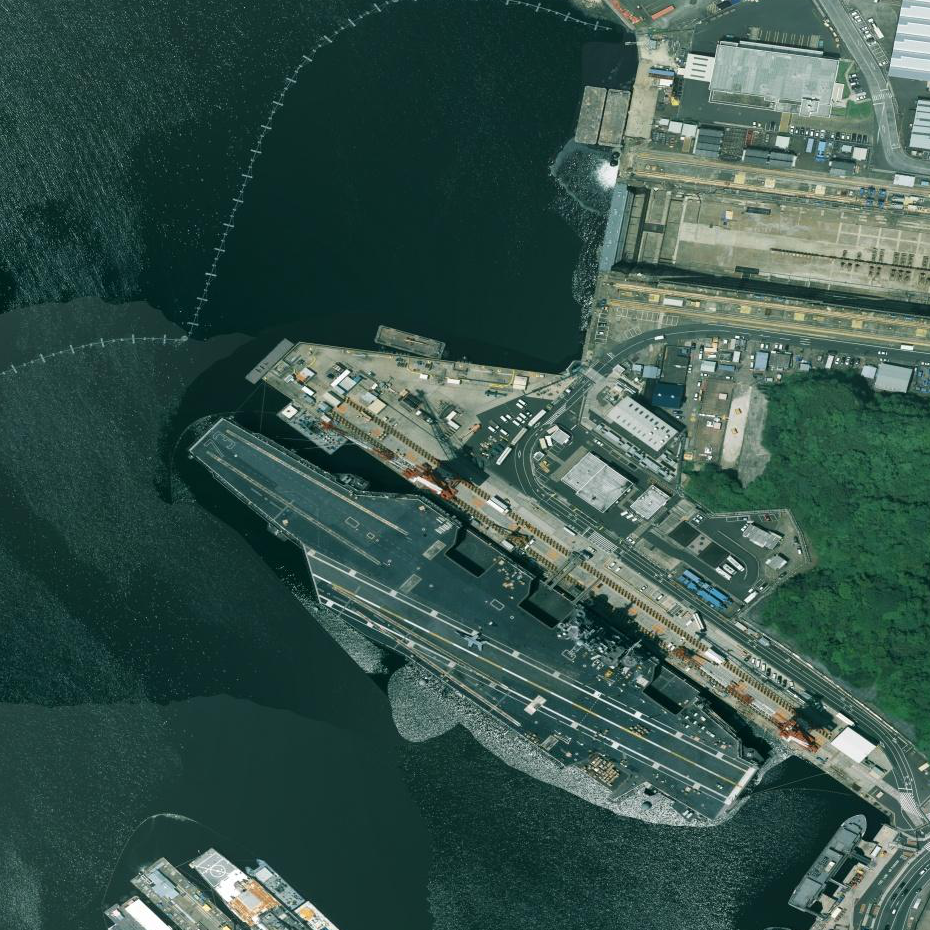
#> input picture raster_data/imageset/000003.bmp, 930 x 930 px; its folder holds only this picture in this run
$ jupyter execute get_raster.ipynb
#> lines starting #> are read from the running program, lines starting #| are printed output that depends on the picture
[cell 1]
import pandas as pd
import cv2
from matplotlib import pyplot as plt
import numpy as np
import numpy.fft as fft
import os
from PIL import Image
from math import log10, sqrt

# 경로 설정

[cell 2]
# image 경로
path = 'C:/Users/inbum/OneDrive - 충남대학교/workspace/sia/sia_inbum/raster_data/imageset'
file = os.listdir(path)

number_file = len(file)

## DataFrame 만들기

coulums = 이름,파일형식, 높이, 너비, 채널 수, size, RGB 제일많은 값, 히스토그램 모양분류,  SNR,MTF, alliasing, histogram properties

[cell 3]
name_list = []
file_shape_list = []

def base_img(img_path):
    for i in range(number_file):
        file_shape = file[i].split('.')[-1]
        m = '.' + file_shape
        img_name = file[i].replace(m,'')
        name_list.append(img_name)
        file_shape_list.append(file_shape)

[cell 4]
height_list = []
width_list = []
channel_num_list =[]
size_list = []
hsv_list = []
a= []

def shape_img(img_path):
    for i in range(number_file) :
        img_num = file[i]
        img = path + '/' + img_num

        img_array = np.fromfile(img, np.uint8)
        image = cv2.imdecode(img_array,cv2.IMREAD_COLOR)
        image_rgb = cv2.cvtColor(image, cv2.COLOR_BGR2RGB)
        image_hsv = cv2.cvtColor(image, cv2.COLOR_BGR2HSV)


        height = image_rgb.shape[0]
        width = image_rgb.shape[1]
        channel = image_rgb.shape[2]
        size = image_rgb.size


        height_list.append(height)
        width_list.append(width)
        channel_num_list.append(channel)
        size_list.append(size)
        hsv_list.append(image_hsv)

rgb 값의 제일 큰 값과 rgb 값의  max

[cell 5]
max_R = []
max_G = []
max_B = []
max_gray = []
max_rgb = []

def rgb_img(img_path):
    for i in range(number_file):

        img_num = file[i]
        img = path + '/' + img_num

        img_array = np.fromfile(img, np.uint8)
        image = cv2.imdecode(img_array,cv2.IMREAD_COLOR)
        image2 = cv2.imdecode(img_array,cv2.IMREAD_GRAYSCALE)
        image_rgb = cv2.cvtColor(image, cv2.COLOR_BGR2RGB)

        chans = cv2.split(image_rgb)
        colors = ('r', 'g', 'b')
        features = []
        feature_data = ''
        counter = 0
        for (chan, color) in zip(chans, colors):
            counter = counter + 1

            hist = cv2.calcHist([chan], [0], None, [256], [0, 256])

            # find the peak pixel values for R, G, and B
            elem = np.argmax(hist)

            if counter == 1:
                red = elem
                max_R.append(red)
            elif counter == 2:
                green = elem
                max_G.append(green)
            elif counter == 3:
                blue = elem
                max_B.append(blue)
        r = max_R[i]
        g = max_G[i]
        b = max_B[i]

        # = 일때 예외도 넣어줘야 하지만 일단은 pass
        if r >=g and r>= b :
            max_rgb.append('R')
        elif g >=r and g>= b :
            max_rgb.append('G')
        else :
            max_rgb.append('B')


        hist2 = cv2.calcHist([image2],[0],None,[256],[0,256])
        elem_2 = np.argmax(hist2)
        # elem_2 = str(elem_2)
        max_gray.append(elem_2)

[cell 6]
snr_gray_list = []  #비율이 높을수록 신호 품질이 좋음.? signal-to-noise ratio
snr_list = []
snr_r_list = []
snr_g_list = []
snr_b_list = []

def snr_img(img_path):
    for i in range(number_file):
        img_num = file[i]
        img = path + '/' + img_num

        img_array = np.fromfile(img, np.uint8)
        image = cv2.imdecode(img_array,cv2.IMREAD_GRAYSCALE)
        image_2 = cv2.imdecode(img_array,cv2.IMREAD_COLOR)
        image_rgb = cv2.cvtColor(image_2, cv2.COLOR_BGR2RGB)
        red = cv2.split(image_rgb)[0]
        green = cv2.split(image_rgb)[1]
        blue = cv2.split(image_rgb)[2]

        list_k = [image,image_rgb,red,green,blue]

        for i in range(5):
            mean = np.mean(list_k[i])
            noise = list_k[i] - mean
            snr = mean / np.std(noise)
            if i == 0:
                snr_gray_list.append(snr)
            elif i == 1 :
                snr_list.append(snr)
            elif i == 2 :
                snr_r_list.append(snr)
            elif i == 3 :
                snr_g_list.append(snr)
            else :
                snr_b_list.append(snr)

[cell 7]
brisque_score_list = [19.293083121983926, 52.966342084646925, 49.64789771515629, 48.927402917199146, 49.580929876794784, 62.45168011588984, 46.11765673531633, 32.716500791860284, 64.10846407838349, 34.3312923234042, 47.58046866693425, 68.57829860277403, -7.7157626291594, 49.14760131067575]
list_d = [28.00280246809588, 27.862985680232978, 27.85120335208798, 27.172505733488475, 27.38147441615313, 28.156756808574382, 30.211907734399386, 27.370223253296633, 28.97752301438063, 27.206360211276525, 27.545944708815657, 27.434677524504107, 27.826440058862232, 27.195788992045618]
list_me = [4,3,]

plt.plot(brisque_score_list, list_d, 'rs')
# plt.plot(brisque_score_list)
#livsm 경로가 get_raster.ipynb와 같은 폴더에 있어야함.
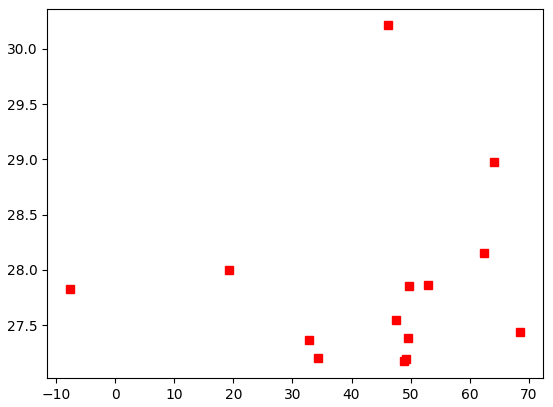
#> figure drawn by matplotlib, 1 panel

[cell 8]
base_img(path)
shape_img(path)
#> in shape_img, image is the input picture: shape (930, 930, 3); mean B, G, R 75.2, 83.2, 55.1
#> in shape_img, `image_hsv = cv2.cvtColor(image, cv2.COLOR_BGR2HSV)`: image_hsv: shape (930, 930, 3); mean H, S, V 79, 119.7, 83.5
rgb_img(path)
#> in rgb_img, `image2 = cv2.imdecode(img_array,cv2.IMREAD_GRAYSCALE)`:
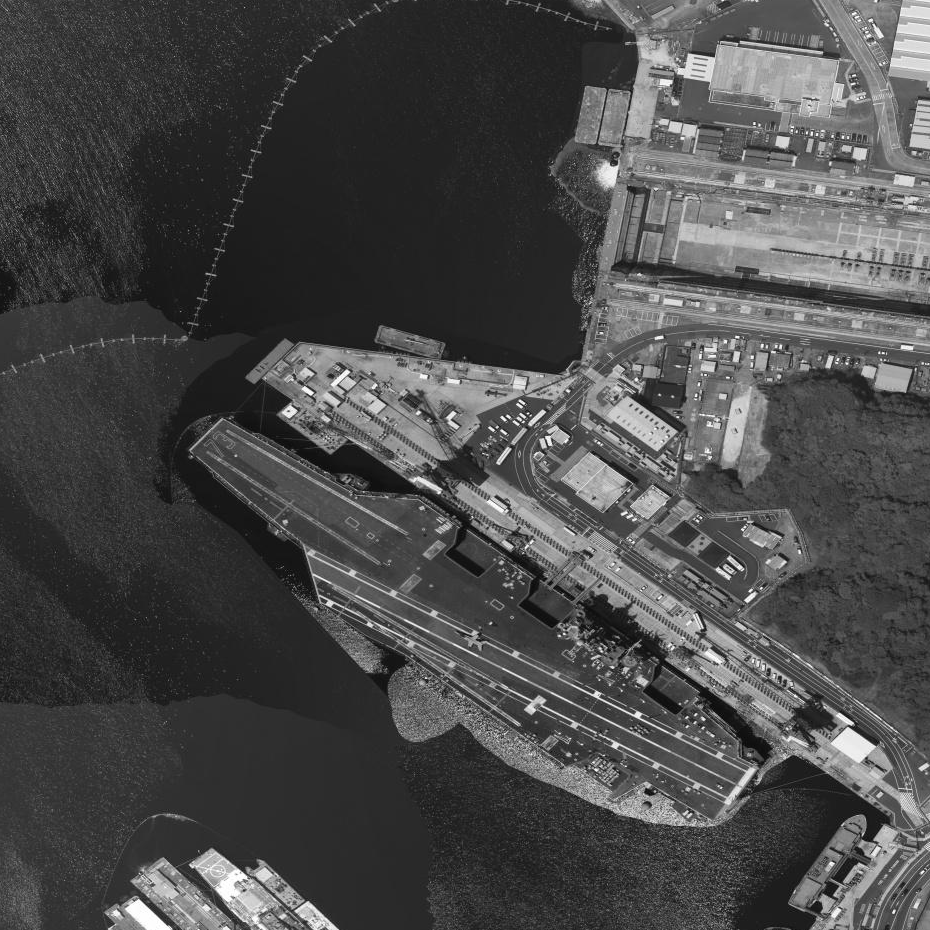
#> image2: shape (930, 930); min 4, max 255, mean 73.9
#> the loop in rgb_img, `for (chan, color) in zip(chans, colors):` made 3 passes
#> (color, elem, red) on pass 1: ('r', 13, 13)
#> (color, elem, green) on pass 2: ('g', 44, 44)
#> after the loop in rgb_img, `for (chan, color) in zip(chans, colors):`: counter = 3; max_B = [39]; max_G = [44]; max_R = [13]
#> in rgb_img, `r = max_R[i]`: r = 13
#> in rgb_img, `g = max_G[i]`: g = 44
#> in rgb_img, `b = max_B[i]`: b = 39
#> in rgb_img, `hist2 = cv2.calcHist([image2],[0],None,[256],[0,256])`: hist2 = 256 values, max 24206 at index 34, min 0 at index 0, mean 3378.5
#> in rgb_img, `elem_2 = np.argmax(hist2)`: elem_2 = 34
snr_img(path)
#> in snr_img, `red = cv2.split(image_rgb)[0]`:
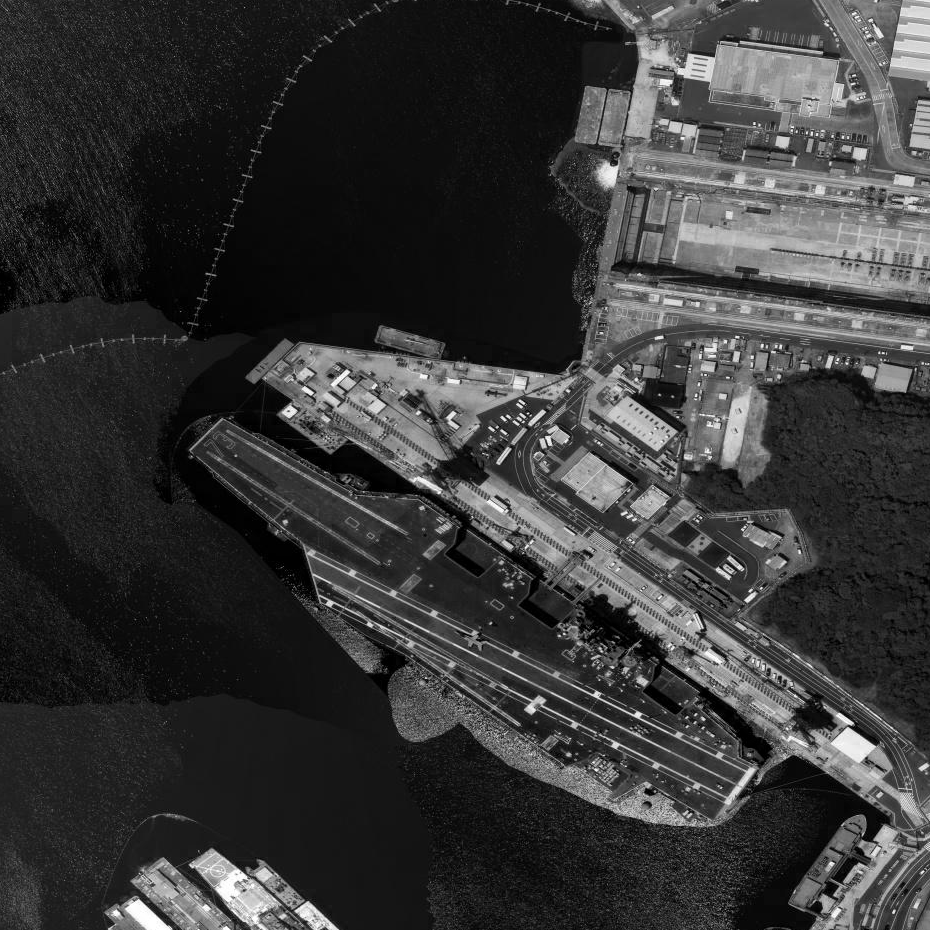
#> red: shape (930, 930); min 0, max 255, mean 55.1
#> in snr_img, `blue = cv2.split(image_rgb)[2]`:
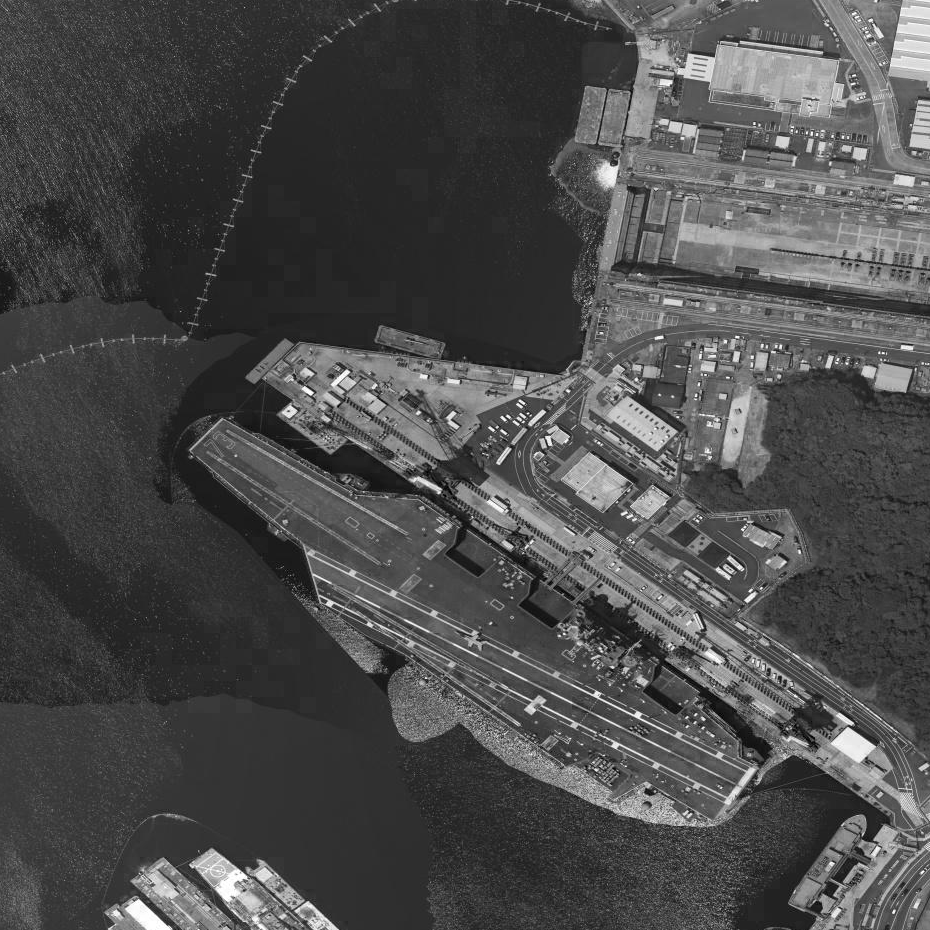
#> blue: shape (930, 930); min 0, max 255, mean 75.2
#> the loop in snr_img, `for i in range(5):` made 5 passes
#> (mean, snr) on passes 1 to 5: (73.88, 1.58), (71.16, 1.48), (55.08, 1.06), (83.22, 1.84), (75.19, 1.77)
#> pass 2, in snr_img, `noise = list_k[i] - mean`:
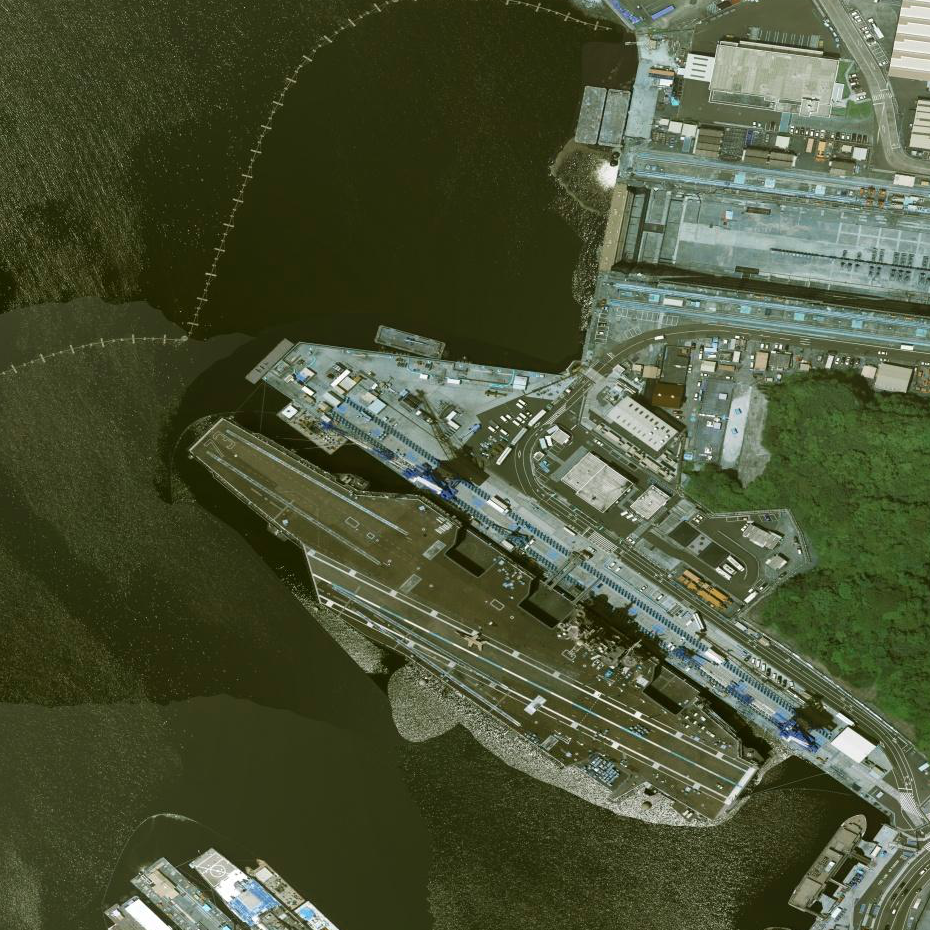
#> noise: shape (930, 930, 3) float64; mean of channels 0, 1, 2 -16.1, 12.1, 4; drawn with min black and max white
#> after the loop in snr_img, `for i in range(5):`: snr_b_list = [1.77]; snr_g_list = [1.84]; snr_gray_list = [1.58]; snr_list = [1.48]; snr_r_list = [1.06]

[cell 9]
df = pd.DataFrame(zip(name_list,file_shape_list,height_list,width_list,channel_num_list,size_list,max_R,max_G,max_B,max_rgb,max_gray,snr_gray_list,snr_list,snr_r_list,snr_g_list,snr_b_list,brisque_score_list),
                  columns = ['name','file_shape','height','width','num_channel','size','max_R','max_G','max_B','RGB','max_gray','snr','snr_r','snr_g','snr_b','snr_gray','brisque'])
#> df = table of 1 rows and 17 columns

[cell 10]
df
#> Out = table of 1 rows and 17 columns
